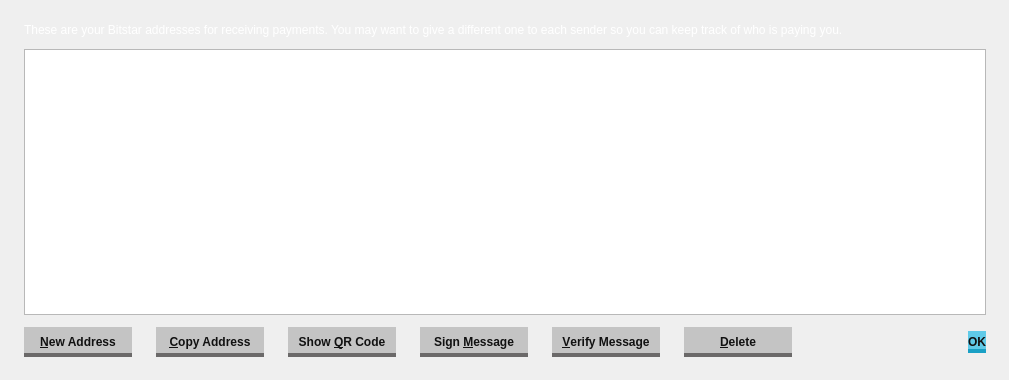
<?xml version="1.0" encoding="UTF-8"?>
<ui version="4.0">
 <class>AddressBookPage</class>
 <widget class="QWidget" name="AddressBookPage">
  <property name="geometry">
   <rect>
    <x>0</x>
    <y>0</y>
    <width>1009</width>
    <height>380</height>
   </rect>
  </property>
  <property name="windowTitle">
   <string>Address Book</string>
  </property>
  <layout class="QVBoxLayout" name="verticalLayout">
   <property name="leftMargin">
    <number>12</number>
   </property>
   <item>
    <layout class="QVBoxLayout" name="addressbookLayout" stretch="0,0,0">
     <property name="spacing">
      <number>12</number>
     </property>
     <property name="leftMargin">
      <number>12</number>
     </property>
     <property name="topMargin">
      <number>12</number>
     </property>
     <property name="rightMargin">
      <number>12</number>
     </property>
     <property name="bottomMargin">
      <number>12</number>
     </property>
     <item>
      <widget class="QLabel" name="labelExplanation">
       <property name="styleSheet">
        <string notr="true">QLabel {
	color: #FFFFFF;
}</string>
       </property>
       <property name="text">
        <string>These are your Bitstar addresses for receiving payments. You may want to give a different one to each sender so you can keep track of who is paying you.</string>
       </property>
       <property name="textFormat">
        <enum>Qt::PlainText</enum>
       </property>
       <property name="wordWrap">
        <bool>true</bool>
       </property>
      </widget>
     </item>
     <item>
      <widget class="QTableView" name="tableView">
       <property name="contextMenuPolicy">
        <enum>Qt::CustomContextMenu</enum>
       </property>
       <property name="toolTip">
        <string>Double-click to edit address or label</string>
       </property>
       <property name="styleSheet">
        <string notr="true"/>
       </property>
       <property name="tabKeyNavigation">
        <bool>false</bool>
       </property>
       <property name="alternatingRowColors">
        <bool>true</bool>
       </property>
       <property name="selectionMode">
        <enum>QAbstractItemView::SingleSelection</enum>
       </property>
       <property name="selectionBehavior">
        <enum>QAbstractItemView::SelectRows</enum>
       </property>
       <property name="sortingEnabled">
        <bool>true</bool>
       </property>
       <attribute name="verticalHeaderVisible">
        <bool>false</bool>
       </attribute>
      </widget>
     </item>
     <item>
      <layout class="QHBoxLayout" name="horizontalLayout">
       <property name="spacing">
        <number>-1</number>
       </property>
       <item>
        <widget class="QPushButton" name="newAddressButton">
         <property name="minimumSize">
          <size>
           <width>120</width>
           <height>30</height>
          </size>
         </property>
         <property name="toolTip">
          <string>Create a new address</string>
         </property>
         <property name="styleSheet">
          <string notr="true">QPushButton {
	border: none;
	background: #C4C4C4;
	border-bottom: 4px solid #6B6969;
	color: #111111;
	font-weight: bold;
	margin-right: 12px;
	padding-top: 4px;
}
QPushButton:hover,
QPushButton:pressed,
QPushButton:selected,
QPushButton:checked {
    background: #60CAE8;
    border-bottom: 4px solid #1AA0C5;
}
QPushButton:disabled {
	color: #6B6969;
}</string>
         </property>
         <property name="text">
          <string>&amp;New Address</string>
         </property>
        </widget>
       </item>
       <item>
        <widget class="QPushButton" name="copyToClipboard">
         <property name="minimumSize">
          <size>
           <width>120</width>
           <height>30</height>
          </size>
         </property>
         <property name="toolTip">
          <string>Copy the currently selected address to the system clipboard</string>
         </property>
         <property name="styleSheet">
          <string notr="true">QPushButton {
	border: none;
	background: #C4C4C4;
	border-bottom: 4px solid #6B6969;
	color: #111111;
	font-weight: bold;
	margin-right: 12px;
	padding-top: 4px;
}
QPushButton:hover,
QPushButton:pressed,
QPushButton:selected,
QPushButton:checked {
    background: #60CAE8;
    border-bottom: 4px solid #1AA0C5;
}
QPushButton:disabled {
	color: #6B6969;
}</string>
         </property>
         <property name="text">
          <string>&amp;Copy Address</string>
         </property>
        </widget>
       </item>
       <item>
        <widget class="QPushButton" name="showQRCode">
         <property name="minimumSize">
          <size>
           <width>120</width>
           <height>30</height>
          </size>
         </property>
         <property name="styleSheet">
          <string notr="true">QPushButton {
	border: none;
	background: #C4C4C4;
	border-bottom: 4px solid #6B6969;
	color: #111111;
	font-weight: bold;
	margin-right: 12px;
	padding-top: 4px;
}
QPushButton:hover,
QPushButton:pressed,
QPushButton:selected,
QPushButton:checked {
    background: #60CAE8;
    border-bottom: 4px solid #1AA0C5;
}
QPushButton:disabled {
	color: #6B6969;
}</string>
         </property>
         <property name="text">
          <string>Show &amp;QR Code</string>
         </property>
        </widget>
       </item>
       <item>
        <widget class="QPushButton" name="signMessage">
         <property name="enabled">
          <bool>true</bool>
         </property>
         <property name="minimumSize">
          <size>
           <width>120</width>
           <height>30</height>
          </size>
         </property>
         <property name="toolTip">
          <string>Sign a message to prove you own a Bitstar address</string>
         </property>
         <property name="styleSheet">
          <string notr="true">QPushButton {
	border: none;
	background: #C4C4C4;
	border-bottom: 4px solid #6B6969;
	color: #111111;
	font-weight: bold;
	margin-right: 12px;
	padding-top: 4px;
}
QPushButton:hover,
QPushButton:pressed,
QPushButton:selected,
QPushButton:checked {
    background: #60CAE8;
    border-bottom: 4px solid #1AA0C5;
}
QPushButton:disabled {
	color: #6B6969;
}</string>
         </property>
         <property name="text">
          <string>Sign &amp;Message</string>
         </property>
        </widget>
       </item>
       <item>
        <widget class="QPushButton" name="verifyMessage">
         <property name="enabled">
          <bool>true</bool>
         </property>
         <property name="minimumSize">
          <size>
           <width>120</width>
           <height>30</height>
          </size>
         </property>
         <property name="toolTip">
          <string>Verify a message to ensure it was signed with a specified Bitstar address</string>
         </property>
         <property name="styleSheet">
          <string notr="true">QPushButton {
	border: none;
	background: #C4C4C4;
	border-bottom: 4px solid #6B6969;
	color: #111111;
	font-weight: bold;
	margin-right: 12px;
	padding-top: 4px;
}
QPushButton:hover,
QPushButton:pressed,
QPushButton:selected,
QPushButton:checked {
    background: #60CAE8;
    border-bottom: 4px solid #1AA0C5;
}
QPushButton:disabled {
	color: #6B6969;
}</string>
         </property>
         <property name="text">
          <string>&amp;Verify Message</string>
         </property>
         <property name="default">
          <bool>false</bool>
         </property>
         <property name="flat">
          <bool>false</bool>
         </property>
        </widget>
       </item>
       <item>
        <widget class="QPushButton" name="deleteButton">
         <property name="minimumSize">
          <size>
           <width>120</width>
           <height>30</height>
          </size>
         </property>
         <property name="toolTip">
          <string>Delete the currently selected address from the list</string>
         </property>
         <property name="styleSheet">
          <string notr="true">QPushButton {
	border: none;
	background: #C4C4C4;
	border-bottom: 4px solid #6B6969;
	color: #111111;
	font-weight: bold;
	margin-right: 12px;
	padding-top: 4px;
}
QPushButton:hover,
QPushButton:pressed,
QPushButton:selected,
QPushButton:checked {
    background: #60CAE8;
    border-bottom: 4px solid #1AA0C5;
}
QPushButton:disabled {
	color: #6B6969;
}</string>
         </property>
         <property name="text">
          <string>&amp;Delete</string>
         </property>
        </widget>
       </item>
       <item>
        <spacer name="horizontalSpacer">
         <property name="orientation">
          <enum>Qt::Horizontal</enum>
         </property>
         <property name="sizeHint" stdset="0">
          <size>
           <width>40</width>
           <height>20</height>
          </size>
         </property>
        </spacer>
       </item>
       <item>
        <widget class="QDialogButtonBox" name="buttonBox">
         <property name="sizePolicy">
          <sizepolicy hsizetype="Maximum" vsizetype="Fixed">
           <horstretch>0</horstretch>
           <verstretch>0</verstretch>
          </sizepolicy>
         </property>
         <property name="minimumSize">
          <size>
           <width>120</width>
           <height>30</height>
          </size>
         </property>
         <property name="styleSheet">
          <string notr="true">QDialogButtonBox {
	border: none;
}
QDialogButtonBox QPushButton {
	border: none;
    background: #60CAE8;
    border-bottom: 4px solid #1AA0C5;
	color: #111111;
	font-weight: bold;
	padding-top: 4px;
}
QDialogButtonBox QPushButton:hover,
QDialogButtonBox QPushButton:pressed,
QDialogButtonBox QPushButton:selected,
QDialogButtonBox QPushButton:checked {
	background: #BED431;
	border-bottom: 4px solid #788B02;
}


</string>
         </property>
         <property name="standardButtons">
          <set>QDialogButtonBox::Ok</set>
         </property>
        </widget>
       </item>
      </layout>
     </item>
    </layout>
   </item>
  </layout>
 </widget>
 <resources/>
 <connections/>
</ui>
